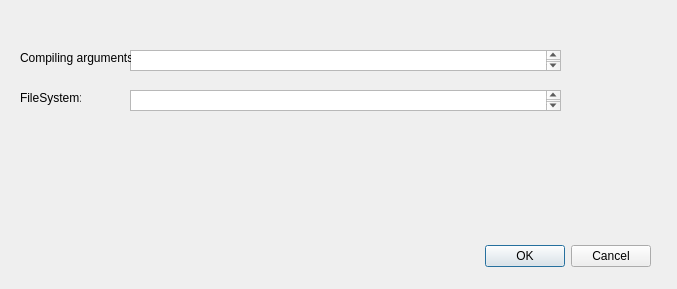
<?xml version="1.0" encoding="UTF-8"?>
<ui version="4.0">
 <class>settings</class>
 <widget class="QDialog" name="settings">
  <property name="geometry">
   <rect>
    <x>0</x>
    <y>0</y>
    <width>677</width>
    <height>289</height>
   </rect>
  </property>
  <property name="windowTitle">
   <string>Settings</string>
  </property>
  <widget class="QDialogButtonBox" name="buttonBox">
   <property name="geometry">
    <rect>
     <x>310</x>
     <y>240</y>
     <width>341</width>
     <height>32</height>
    </rect>
   </property>
   <property name="orientation">
    <enum>Qt::Horizontal</enum>
   </property>
   <property name="standardButtons">
    <set>QDialogButtonBox::Cancel|QDialogButtonBox::Ok</set>
   </property>
  </widget>
  <widget class="QTextEdit" name="textEdit">
   <property name="geometry">
    <rect>
     <x>130</x>
     <y>50</y>
     <width>431</width>
     <height>21</height>
    </rect>
   </property>
  </widget>
  <widget class="QLabel" name="label">
   <property name="geometry">
    <rect>
     <x>20</x>
     <y>50</y>
     <width>111</width>
     <height>16</height>
    </rect>
   </property>
   <property name="text">
    <string>Compiling arguments:</string>
   </property>
  </widget>
  <widget class="QTextEdit" name="textEdit_2">
   <property name="geometry">
    <rect>
     <x>130</x>
     <y>90</y>
     <width>431</width>
     <height>21</height>
    </rect>
   </property>
  </widget>
  <widget class="QLabel" name="label_2">
   <property name="geometry">
    <rect>
     <x>20</x>
     <y>90</y>
     <width>61</width>
     <height>16</height>
    </rect>
   </property>
   <property name="text">
    <string>FileSystem:</string>
   </property>
  </widget>
 </widget>
 <resources/>
 <connections>
  <connection>
   <sender>buttonBox</sender>
   <signal>accepted()</signal>
   <receiver>settings</receiver>
   <slot>accept()</slot>
   <hints>
    <hint type="sourcelabel">
     <x>248</x>
     <y>254</y>
    </hint>
    <hint type="destinationlabel">
     <x>157</x>
     <y>274</y>
    </hint>
   </hints>
  </connection>
  <connection>
   <sender>buttonBox</sender>
   <signal>rejected()</signal>
   <receiver>settings</receiver>
   <slot>reject()</slot>
   <hints>
    <hint type="sourcelabel">
     <x>316</x>
     <y>260</y>
    </hint>
    <hint type="destinationlabel">
     <x>286</x>
     <y>274</y>
    </hint>
   </hints>
  </connection>
 </connections>
</ui>
